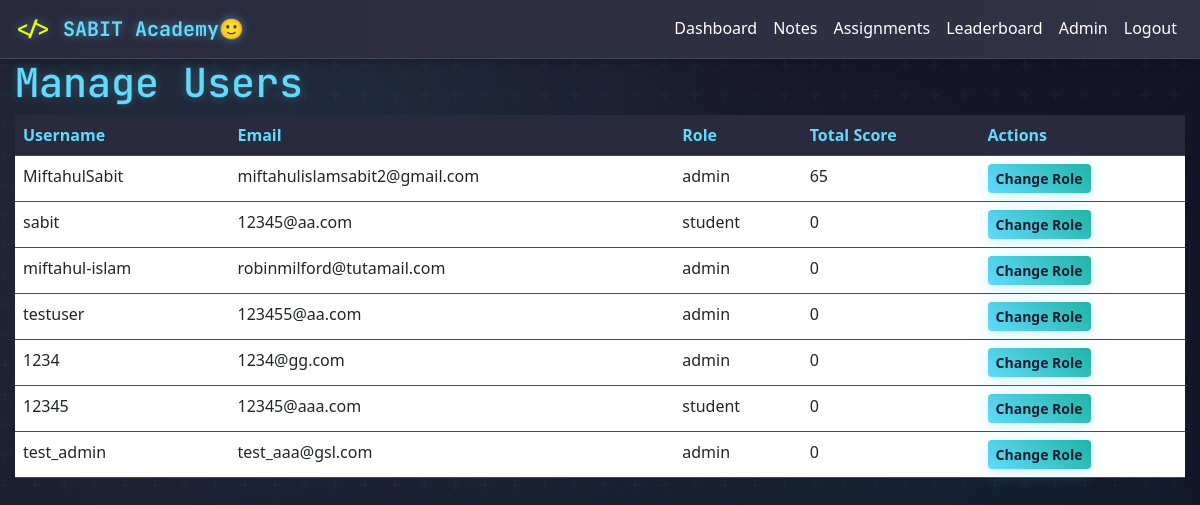
Before: /admin/users (signed in) with the older database file.
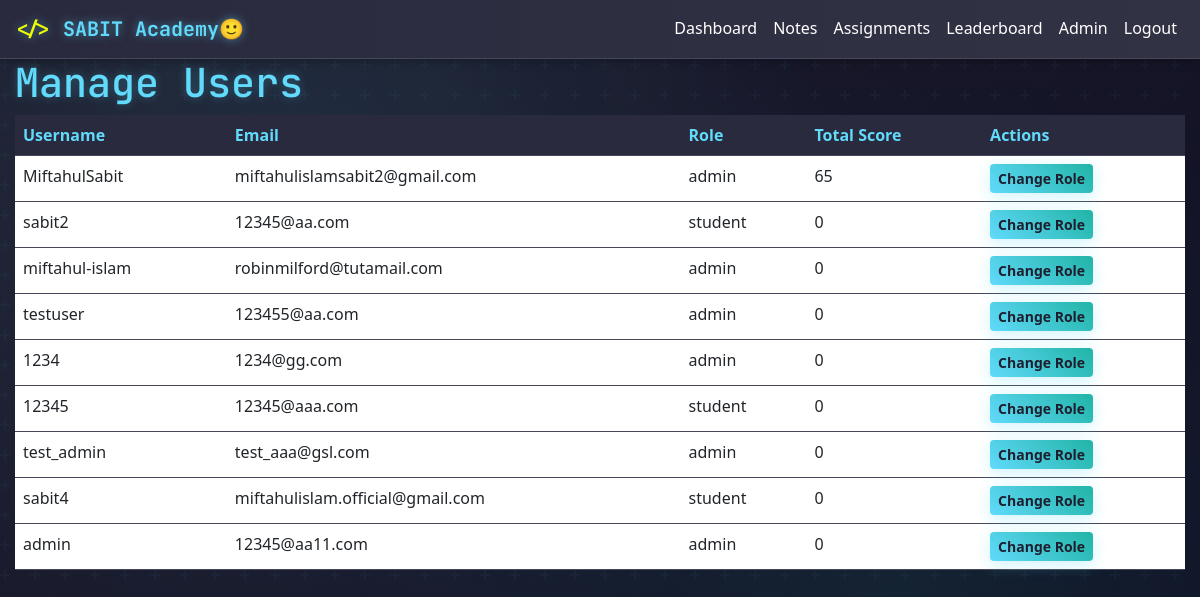
After: the same page with the newer database file.
### app/models.py (models this page shows, shortened)
class User(UserMixin, db.Model):
    id = db.Column(db.Integer, primary_key=True)
    username = db.Column(db.String(64), index=True, unique=True)
    email = db.Column(db.String(120), index=True, unique=True)
    password_hash = db.Column(db.String(512))
    role = db.Column(db.String(10), default='student')
    profile_pic = db.Column(db.String(255), nullable=True, default='default.jpg')
    total_score = db.Column(db.Integer, default=0)
    reset_token = db.Column(db.String(100), nullable=True)
    reset_token_expires = db.Column(db.DateTime, nullable=True)
    submissions = db.relationship('Submission', backref='author', lazy='dynamic')

### app/admin/routes.py (the view)
@bp.route('/users')
@login_required
@admin_required
def list_users():
    users = User.query.all()
    return render_template('admin/users.html', users=users)

### app/admin/routes.py (called while the page is built)
def admin_required(f):
    @wraps(f)
    def decorated_function(*args, **kwargs):
        if not current_user.is_authenticated or current_user.role not in ['admin', 'teacher']:
            abort(403)
        return f(*args, **kwargs)
    return decorated_function

### app/models.py (called while the page is built)
@login.user_loader
def load_user(id):
    return User.query.get(int(id))

### app/templates/admin/users.html (shortened to what this page needs)
{% extends "base.html" %}
{% block content %}
    <h1>Manage Users</h1>
    <table class="table">
        <thead>
            <tr>
                <th>Username</th>
                <th>Email</th>
                <th>Role</th>
                <th>Total Score</th>
                <th>Actions</th>
            </tr>
        </thead>
        <tbody>
            {% for user in users %}
            <tr>
                <td>{{ user.username }}</td>
                <td>{{ user.email }}</td>
                <td>{{ user.role }}</td>
                <td>{{ user.total_score or 0 }}</td>
                <td>
                    <a href="{{ url_for('admin.change_user_role', id=user.id) }}" class="btn btn-sm btn-primary">Change Role</a>
                </td>
            </tr>
            {% endfor %}
        </tbody>
    </table>
{% endblock %}

Changed rows visible on the page:
changed User "12345@aa.com": username "sabit" → "sabit2"
added User: username "sabit4", email "miftahulislam.official@gmail.com", role "student", total_score "0"
added User: username "admin", email "12345@aa11.com", role "admin", total_score "0"
